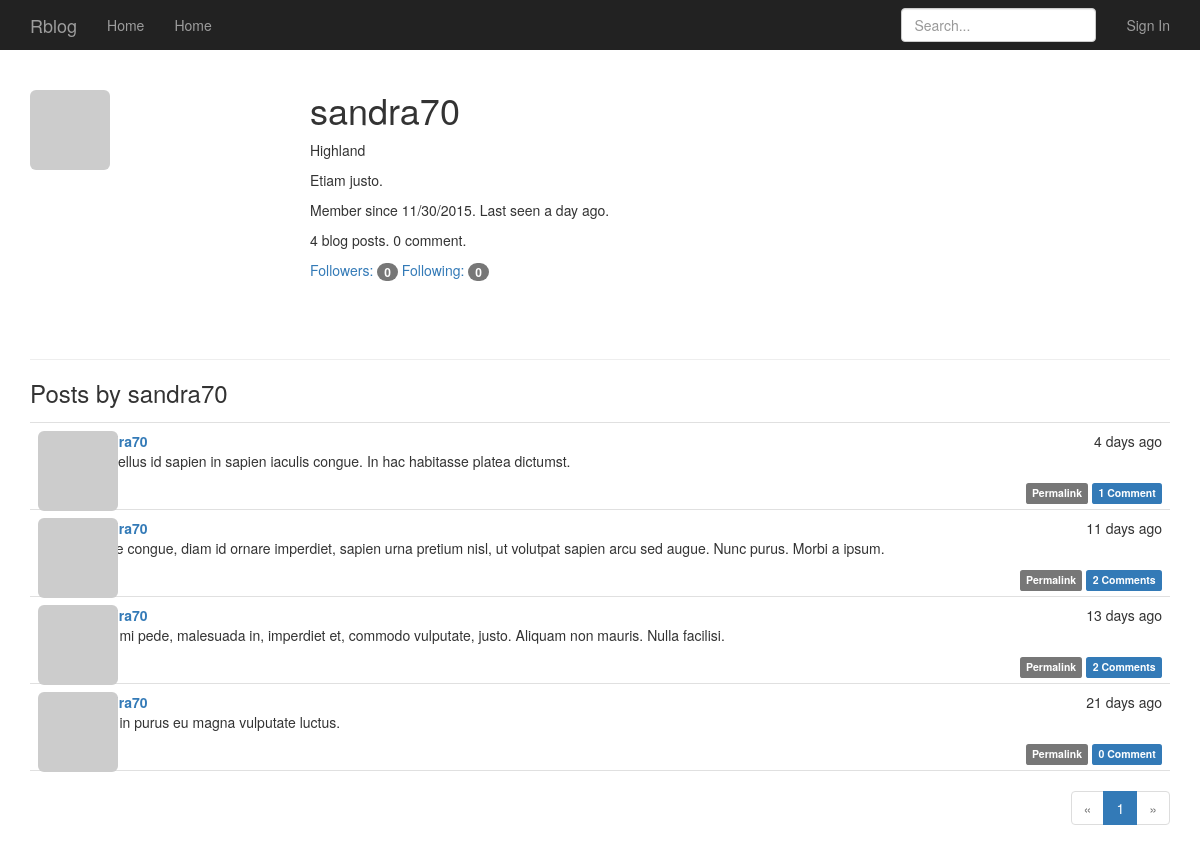
The app's page /user/sandra70 with its own data.
### app/models.py (models this page shows, shortened)
class User(UserMixin, db.Model):
    __tablename__ = 'users'
    id = db.Column(db.Integer, primary_key = True)
    username = db.Column(db.String(64), unique = True, index = True)
    email = db.Column(db.String(64), unique = True, index = True)
    role_id = db.Column(db.Integer, db.ForeignKey('roles.id'))
    password_hash = db.Column(db.String(128))
    confirmed = db.Column(db.Boolean, default = False)
    name = db.Column(db.String(64))
    location = db.Column(db.String(64))
    about_me = db.Column(db.Text())
    member_since = db.Column(db.DateTime(), default = datetime.utcnow)
    last_seen = db.Column(db.DateTime(), default = datetime.utcnow)
    avatar_hash = db.Column(db.String(32))
    posts = db.relationship('Post', backref = 'author', lazy = 'dynamic')
    comments = db.relationship('Comment', backref = 'author', lazy = 'dynamic')
    followed = db.relationship('Follow',
                                foreign_keys = [Follow.follower_id],
                                backref = db.backref('follower', lazy = 'joined'),
                                lazy = 'dynamic',
                                cascade = 'all, delete-orphan')
    followers = db.relationship('Follow',
                                foreign_keys = [Follow.followed_id],
                                backref = db.backref('followed', lazy = 'joined'),
                                lazy = 'dynamic',
                                cascade = 'all, delete-orphan')
    @property
    def password(self):
        raise AttributeError('Password is not a readable attribute')
    def gravatar(self, size = 100, default = 'identicon', rating = 'g'):
        if request.is_secure:
            url = 'https://secure.gravatar.com/avatar'
        else:
            url = 'https://secure.gravatar.com/avatar'
        hash = self.avatar_hash or hashlib.md5(self.email.encode('utf-8')).hexdigest()
        return '{url}/{hash}?s={size}&d={default}&r={rating}'.format(
            url = url, hash = hash, size = size, default = default, rating = rating)

class Post(db.Model):
    __tablename__ = 'posts'
    id = db.Column(db.Integer, primary_key = True)
    body = db.Column(db.Text)
    body_html = db.Column(db.Text)
    disabled = db.Column(db.Boolean)
    timestamp = db.Column(db.DateTime, index = True, default = datetime.utcnow)
    author_id = db.Column(db.Integer, db.ForeignKey('users.id'))
    comments = db.relationship('Comment', backref = 'post', lazy = 'dynamic')

### app/main/views.py (the view)
@main.route('/user/<username>')
def user(username):
    user = User.query.filter_by(username = username).first()
    if user is None:
        abort(404)
    page = request.args.get('page', 1, type = int)
    pagination = user.posts.order_by(Post.timestamp.desc()).paginate(
        page, per_page = current_app.config['RBLOG_POSTS_PER_PAGE'],
        error_out = False)
    posts = pagination.items
    return render_template('main/user.html', user = user, posts = posts,
                             pagination = pagination)

### app/auth/views.py (called while the page is built)
@auth.before_app_request
def before_request():
    if current_user.is_authenticated:
        current_user.ping()
        if not current_user.confirmed and \
            request.endpoint[:5] != 'auth.' and \
            request.endpoint != 'static':
                return redirect(url_for('auth.unconfirmed'))

### app/main/__init__.py (called while the page is built)
@main.app_context_processor
def inject_permissions():
    return dict(Permission=Permission)

### app/models.py (called while the page is built)
    def can(self, permissions):
        return False

    def is_administrator(self):
        return False

### app/templates/main/user.html (shortened to what this page needs)
{% extends "base.html" %}
{% import "_macros.html" as macros %}
{% block page_content %}
<div class="page-header">
	<img class="img-rounded profile-thumbnail" src="{{ user.gravatar(size=256) }}">
	<div class="profile-header">
		<h1>{{ user.username }}</h1>
		{% if user.name or user.location %}
		<p>
			{% if user.name %}{{ user.name }}{% endif %}
		</p>
		{% endif %}
		{% if user.about_me %}<p>{{ user.about_me }}</p>{% endif %}
		<p>Member since {{ moment(user.member_since).format('L') }}. Last seen {{ moment(user.last_seen).fromNow() }}.</p>
		<p>
			{% if user.posts.count() > 1 %}
				{{ user.posts.count() }} blog posts.
			{% else %}
				{{ user.posts.count() }} blog post.
			{% endif %}
			{% if user.comments.count() > 1 %}
				{{ user.comments.count() }} comments.
			{% else %}
				{{ user.comments.count() }} comment.
			{% endif %}
		</p>
		<p>
			<a href="{{ url_for('main.followers', username=user.username)}}">Followers: <span class="badge">{{ user.followers.count() - 1 }}</span></a>
			<a href="{{ url_for('main.followed_by', username=user.username) }}">Following: <span class="badge">{{ user.followed.count() - 1 }}</span></a>
		</p>
	</div>
</div>
<h3>Posts by {{ user.username }}</h3>
{% set normal = True %}
{% include 'main/_posts.html' %}
{% if pagination %}
<div class="pagination">
	{{ macros.pagination_widget(pagination, 'main.user', username = user.username) }}
</div>
{% endif%}
{% endblock %}

### app/templates/base.html (shortened to what this page needs)
{% extends "bootstrap/base.html" %}
{% block head %}
{{ super() }}
<link rel="stylesheet" type="text/css" href="{{ url_for('static', filename='styles.css') }}">
<link rel="stylesheet" type="text/css" href="{{ url_for('static', filename='dashboard.css') }}">
{% endblock %}
{% block navbar %}
<nav class="navbar navbar-inverse navbar-fixed-top">
	<div class="container">
		<div class="navbar-header">
			<a class="navbar-brand" href="/">Rblog</a>
		</div>
        <div id="navbar" class="collapse navbar-collapse">
			<ul class="nav navbar-nav">
				{% block home %}
				<li><a href="/">Home</a></li>
				{% endblock %}
				<li><a href="/">Home</a></li>
			</ul>
			<ul class="nav navbar-nav navbar-right">
				{% if current_user.is_authenticated %}
				<li class="dropdown">
					<a href="#" class="dropdown-toggle" data-toggle="dropdown"><img src="{{ current_user.gravatar(size=18)}}"> Account <b class="caret"></b></a>
					<ul class="dropdown-menu">
						<li><a href="{{ url_for('auth.change_password') }}">Change Password</a></li>
						<li><a href="{{ url_for('auth.change_username') }}">Change Username</a></li>
						<li><a href="{{ url_for('auth.change_email_request') }}">Change Email</a></li>
						<li><a href="{{ url_for('auth.logout') }}">Sign Out</a></li>
					</ul>
				</li>
				{% else %}
				<li><a href="{{ url_for('auth.login') }}">Sign In</a></li>
				{% endif %}
			</ul>
			<form class="navbar-form navbar-right">
				<input type="text" class="form-control" placeholder="Search...">
			</form>
		</div>
	</div>
</nav>
{% endblock %}
{% block content %}
<div class="container">
	{% block page_content %}{% endblock %}
</div>
{% endblock %}

### app/templates/_macros.html
{% macro pagination_widget(pagination, endpoint, fragment='') %}
<ul class="pagination">
	<li{% if not pagination.has_prev %} class="disabled"{% endif %}>
		<a href="{% if pagination.has_prev %}{{ url_for(endpoint, page=pagination.prev_num, **kwargs) }}{{ fragment }}{% else %}#{% endif %}">
			&laquo;
		</a>
	</li>
	{% for p in pagination.iter_pages() %}
		{% if p %}
			{% if p == pagination.page %}
			<li class="active">
				<a href="{{ url_for(endpoint, page = p, **kwargs) }}{{ fragment }}">{{ p }}</a>
			</li>
			{% else %}
			<li>
				<a href="{{ url_for(endpoint, page = p, **kwargs) }}{{ fragment }}">{{ p }}</a>
			</li>
			{% endif %}
		{% else %}
		<li class="disabled"><a href="#">&hellip;</a></li>
		{% endif %}
	{% endfor %}
	<li{% if not pagination.has_next %} class="disabled"{% endif %}>
		<a href="{% if pagination.has_next %}{{ url_for(endpoint, page=pagination.next_num, **kwargs) }}{{ fragment }}{% else %}#{% endif %}">
			&raquo;
		</a>
	</li>
</ul>
{% endmacro %}

### app/templates/main/_posts.html (shortened to what this page needs)
<ul class="posts">
    {% for post in posts %}
    <li class="post">
        <div class="post-thumbnail">
            <a href="{{ url_for('main.user', username=post.author.username) }}">
                <img class="img-rounded profile-thumbnail" src="{{ post.author.gravatar(size=40) }}">
            </a>
        </div>
        <div class="post-content">
            <div class="post-date">{{ moment(post.timestamp).fromNow() }}</div>
            <div class="post-author"><a href="{{ url_for('.user', username=post.author.username) }}">{{ post.author.username }}</a></div>
            <div class="post-body">
			{% if moderate or not post.disabled %}
				{% if post.body_html %}
					{{ post.body_html | safe }}
				{% else %}
					{{ post.body}}
				{% endif %}
			{% endif %}
			</div>
			<div class="post-footer">
			{% if normal%}
				<a href="{{ url_for('main.post', id = post.id) }}">
					<span class="label label-default">Permalink</span>
				</a>
				<a href="{{ url_for('main.post', id=post.id) }}#comments">
					<span class="label label-primary">{{ post.comments.count() }} {% if post.comments.count() > 1 %}Comments{% else %}Comment{% endif %}</span>
				</a>
			{% endif %}
			</div>
        </div>
    </li>
    {% endfor %}
</ul>

### app/static/styles.css (style rules this page uses)
.profile-thumbnail { position: absolute; }
.profile-header { min-height: 260px; margin-left: 280px; }
ul.posts { list-style-type: none; padding: 0px; margin: 16px 0px 0px 0px; border-top: 1px solid #e0e0e0; }
ul.posts li.post { padding: 8px; border-bottom: 1px solid #e0e0e0; }
div.post-date { float: right; }
div.post-author { font-weight: bold; }
div.post-thumbnail { position: absolute; }
div.post-content { margin-left: 48px; min-height: 48px; }
div.post-footer { text-align: right; }
div.pagination { width: 100%; text-align: right; padding: 0px; margin: 0px; }

### app/static/dashboard.css (style rules this page uses)
body { padding-top: 50px; }
.navbar-fixed-top { border: 0; }

### records on screen
User: username "sandra70", name "Highland", about_me "Etiam justo.", member_since "11/30/2015", last_seen "a day ago"
Post: timestamp "4 days ago", body_html "Phasellus id sapien in sapien iaculis congue. In hac habitasse platea dictumst.", comments.count "1", shows "Comment"
Post: timestamp "11 days ago", body_html "Fusce congue, diam id ornare imperdiet, sapien urna pretium nisl, ut volutpat sapien arcu sed augue. Nunc purus. Morbi a ipsum.", comments.count "2", shows "Comments"
Post: timestamp "13 days ago", body_html "Cras mi pede, malesuada in, imperdiet et, commodo vulputate, justo. Aliquam non mauris. Nulla facilisi.", comments.count "2", shows "Comments"
Post: timestamp "21 days ago", body_html "Cras in purus eu magna vulputate luctus.", comments.count "0", shows "Comment"

### other values on screen
{{ user.posts.count() }} "4"
{{ user.comments.count() }} "0"
{{ user.followers.count() - 1 }} "0"
{{ user.followed.count() - 1 }} "0"
{{ p }} "1"
